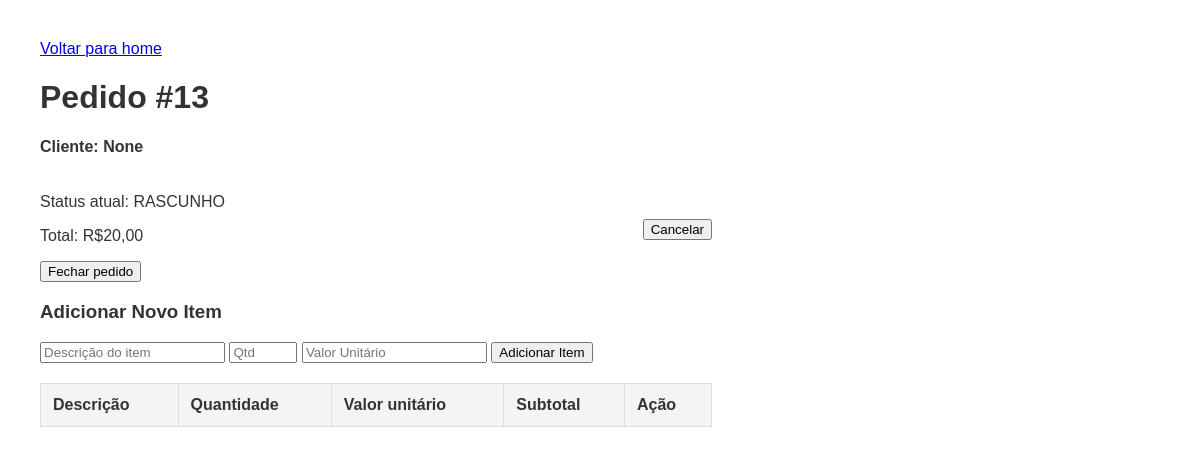
/pedidos/13/ (signed in), run on the app's committed database.
### pedidos/models.py (models this page shows, shortened)
class Pedido(models.Model):
    data = models.DateTimeField(auto_now=True)
    status = models.CharField(max_length=10, choices=STATUS_PEDIDOS, default='RASCUNHO')
    total = models.DecimalField(max_digits=10, decimal_places=2, default=0.00)
    cliente = models.CharField(max_length=255, null=True, blank=True)

### pedidos/views.py (the view)
# urls.py: path('pedidos/<int:pedido_id>/', views.detalhar_pedido, name='detalhe_pedido'),
@login_required
def detalhar_pedido(request, pedido_id):
    pedido = get_object_or_404(Pedido, id=pedido_id)
    contexto = {
        'pedido': pedido
    }
    return render(request, 'detalhe_pedido.html', contexto)

### pedidos/templates/detalhe_pedido.html (shortened to what this page needs)
{% load static %}
<!DOCTYPE html>
<html lang="pt-BR">
<head>
    <link rel="stylesheet" href="{% static 'pedidos/css/detalhar_pedido.css' %}">
</head>
<body>
    <div class="cabecalho">
        <a href="{% url 'home' %}">Voltar para home</a>
        <h1>Pedido #{{pedido.id}}</h1>
        <h4>Cliente: <span>{{pedido.cliente}}</span></h2>
            <div class="colunas">
                <div class="coluna1">
                    <p>Status atual: {{pedido.status}} </p>
                    <p id="total-pedido">Total: R${{ pedido.total}}</p>
                    {% if pedido.status == 'RASCUNHO'%}
                    <button onclick="fecharPedido()">Fechar pedido</button>
                    {% endif %}
                </div>
                {% if pedido.status != 'CANCELADO' %}
                <div class="coluna2">
                    <button onclick="cancelarPedido()">Cancelar</button>
                </div>
                {% else %}
                <button onclick="abrirPedido()">Abrir pedido</button>
                {% endif %}
            </div>
    </div>
    {% if pedido.status == 'RASCUNHO' %}
    <div class="formulario-item">
        <h3>Adicionar Novo Item</h3>
        <input type="text" id="desc" placeholder="Descrição do item" required>
        <input type="number" id="qtd" placeholder="Qtd" style="width: 60px;" required>
        <input type="number" id="valor" placeholder="Valor Unitário" step="0.01" required>
        <button class="btn" onclick="adicionarItem()">Adicionar Item</button>
    </div>
    {% else %}
    <div>
        <p>Aviso: Este pedido está {{ pedido.status }} e não pode mais ser editado.</p>
    </div>
    {% endif %}
    <table>
        <thead>
            <tr>
                <th>Descrição</th>
                <th>Quantidade</th>
                <th>Valor unitário</th>
                <th>Subtotal</th>
                <th>Ação</th>
            </tr>
        </thead>
    </table>
</body>
</html>

### templates/static/pedidos/css/detalhar_pedido.css (style rules this page uses)
body { font-family: sans-serif; margin: 40px; color: #333; }
table { width: 60%; border-collapse: collapse; margin-top: 20px; text-align: center; }
th, td { border: 1px solid #ddd; padding: 12px; text-align: left; }
th { background-color: #f4f4f4; }
.colunas { display: flex; flex-direction: row; align-items: center; justify-content: space-between; width: 60%; }

### data on the page
Pedido: id "13", cliente "None", status "RASCUNHO", total "20,00"
